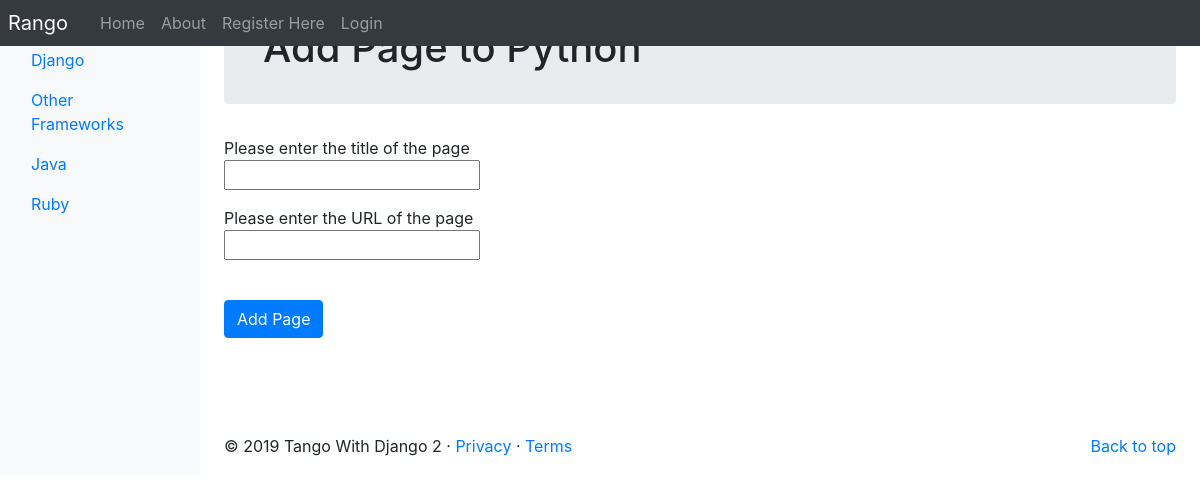
/rango/category/python/add_page/, run on the app's committed database.
### rango/models.py (models this page shows, shortened)
class Category(models.Model):
    name = models.CharField(max_length=128, unique=True)
    views = models.IntegerField(default=0)
    likes = models.IntegerField(default=0)
    slug = models.SlugField(blank=True, unique=True)
    class Meta:
        verbose_name_plural = 'Categories'

### rango/views.py (the view, shortened to what this page needs)
# urls.py: path('category/<slug:category_name_slug>/add_page/', views.add_page, name='add_page'),
def add_page(request, category_name_slug):
    try:
        category = Category.objects.get(slug=category_name_slug)
    except Category.DoesNotExist:
        category = None
    form = PageForm()
    context = {
        'form': form,
        'category': category
    }
    return render(request, 'rango/add_page.html', context)

### rango/forms.py (shortened to what this page needs)
class PageForm(forms.ModelForm):
    title = forms.CharField(max_length=128,help_text='Please enter the title of the page')
    url = forms.URLField(max_length=200,help_text='Please enter the URL of the page')
    views = forms.IntegerField(widget=forms.HiddenInput(), initial=0)
    class Meta:
        model = Page
        exclude = ('category',)

### rango/templatetags/rango_template_tags.py (called while the page is built)
@register.inclusion_tag('rango/cats.html')
def get_category_list(cat=None):
    return {'cats':  Category.objects.all(),
            'act_cat': cat}

### rango/templates/rango/add_page.html (shortened to what this page needs)
{% extends 'rango/base.html' %}
{% block body_block%}
<div class="jumbotron p-4">
    <div class="container">
        <h1 class="jumbotron-heading">Add Page to {{category.name}}</h1>
    </div>
</div>
<div class="container">
<div class="row">
<form role="form" id="page_form" method="post" action="/rango/category/{{category.slug}}/add_page/">
    {% for field in form.visible_fields %}
    {{ field.help_text }}<br/>
    {{ field }}<br/>
    <div class="p-2"></div>
    {% endfor %}
    <br/>
    <button class="btn btn-primary" type="submit" name="submit">
        Add Page
    </button>
<div class="p-5"></div>
</form>
</div>
</div>
{% endblock %}

### rango/templates/rango/cats.html (shortened to what this page needs)
<ul class="nav flex-column">
{% if cats %}
    {% for c in cats %}
    {% if c == act_cat %}
        <li class="nav-item">
        <a class="nav-link active" href="{% url 'rango:show-category' c.slug %}">
                {{ c.name }}</a>
        </li>
{% else %}
<li class="nav-item">
    <a class="nav-link" href="{% url 'rango:show-category' c.slug %}">
    {{ c.name }}</a>
</li>
{% endif %}
{% endfor %}
{% else %}
<li class="nav-item">No Categories Yet!</li>
{% endif %}
</ul>

### data on the page
Category: name "Django"
Category: name "Other Frameworks"
Category: name "Java"
Category: name "Ruby"
Category: name "Python"

### other printed values
{{ field.help_text }} "Please enter the title of the page" "Please enter the URL of the page"
